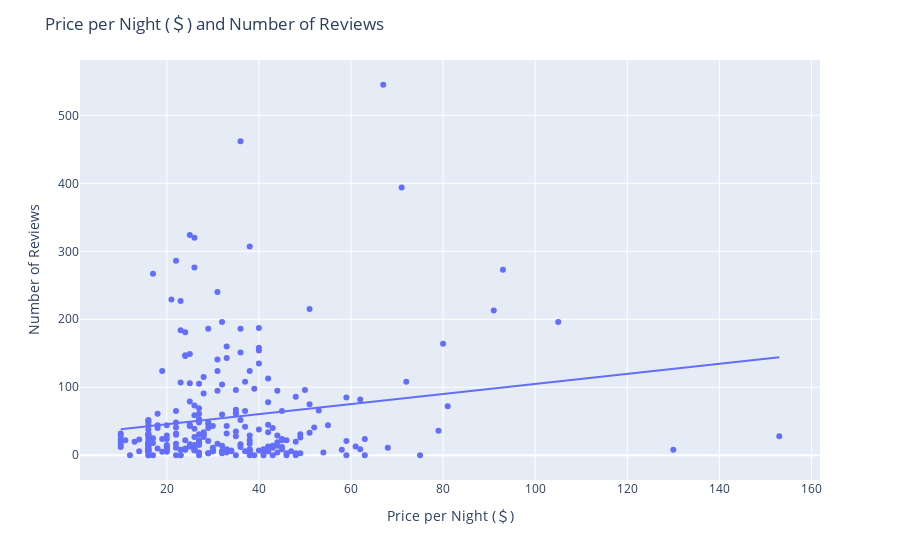

This figure's notebook cell:
### Markdown cell above
## Price per Night and Number of Reviews Scatter Plot

### Code cell
price_reviews_scatter = px.scatter(dfUNIQUE, x='Price_in_USD', y='#_of_Reviews', trendline='ols')
price_reviews_scatter.update_layout(title="Price per Night (＄) and Number of Reviews",
                                    xaxis_title="Price per Night (＄)",
                                    yaxis_title="Number of Reviews")
price_reviews_scatter.show()

### Figure 1 — Plotly figure (JSON) as saved in the notebook; plotly's stock layout.template omitted (floating-point values rounded to 4 significant figures; data arrays with more than 128 entries replaced by an {"elided": "..."} marker saying what was removed)
{"data": [{"hovertemplate": "Price_in_USD=%{x}<br>#_of_Reviews=%{y}<extra></extra>", "legendgroup": "", "marker": {"color": "#636efa", "symbol": "circle"}, "mode": "markers", "name": "", "orientation": "v", "showlegend": false, "type": "scatter", "x": {"elided": "254 int values"}, "xaxis": "x", "y": {"elided": "254 int values"}, "yaxis": "y"}, {"hovertemplate": "<b>OLS trendline</b><br>#_of_Reviews = 0.739992 * Price_in_USD + 30.8296<br>R<sup>2</sup>=0.029253<br><br>Price_in_USD=%{x}<br>#_of_Reviews=%{y} <b>(trend)</b><extra></extra>", "legendgroup": "", "marker": {"color": "#636efa", "symbol": "circle"}, "mode": "lines", "name": "", "showlegend": false, "type": "scatter", "x": {"elided": "254 int values"}, "xaxis": "x", "y": {"elided": "254 float values"}, "yaxis": "y"}], "layout": {"autosize": true, "legend": {"tracegroupgap": 0}, "margin": {"t": 60}, "title": {"text": "Price per Night (＄) and Number of Reviews"}, "xaxis": {"anchor": "y", "autorange": true, "domain": [0, 1], "range": [1.333, 161.7], "title": {"text": "Price per Night (＄)"}, "type": "linear"}, "yaxis": {"anchor": "x", "autorange": true, "domain": [0, 1], "range": [-42.2, 587.2], "title": {"text": "Number of Reviews"}, "type": "linear"}}}
